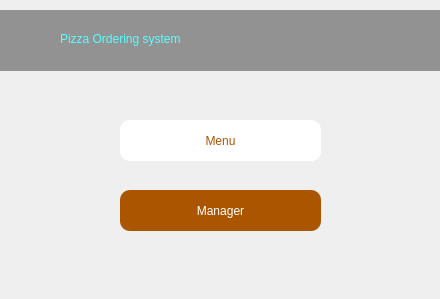
<?xml version="1.0" encoding="UTF-8"?>
<ui version="4.0">
 <class>Pizza</class>
 <widget class="QDialog" name="Pizza">
  <property name="windowModality">
   <enum>Qt::NonModal</enum>
  </property>
  <property name="enabled">
   <bool>true</bool>
  </property>
  <property name="geometry">
   <rect>
    <x>0</x>
    <y>0</y>
    <width>440</width>
    <height>299</height>
   </rect>
  </property>
  <property name="sizePolicy">
   <sizepolicy hsizetype="Preferred" vsizetype="Preferred">
    <horstretch>0</horstretch>
    <verstretch>0</verstretch>
   </sizepolicy>
  </property>
  <property name="minimumSize">
   <size>
    <width>1</width>
    <height>1</height>
   </size>
  </property>
  <property name="maximumSize">
   <size>
    <width>572</width>
    <height>416</height>
   </size>
  </property>
  <property name="focusPolicy">
   <enum>Qt::NoFocus</enum>
  </property>
  <property name="windowTitle">
   <string>Pizza</string>
  </property>
  <property name="windowIcon">
   <iconset>
    <normaloff>Pictures/icon.png</normaloff>Pictures/icon.png</iconset>
  </property>
  <property name="toolTip">
   <string/>
  </property>
  <property name="styleSheet">
   <string notr="true"/>
  </property>
  <property name="modal">
   <bool>false</bool>
  </property>
  <widget class="QLabel" name="label">
   <property name="geometry">
    <rect>
     <x>0</x>
     <y>0</y>
     <width>441</width>
     <height>301</height>
    </rect>
   </property>
   <property name="minimumSize">
    <size>
     <width>441</width>
     <height>301</height>
    </size>
   </property>
   <property name="maximumSize">
    <size>
     <width>441</width>
     <height>301</height>
    </size>
   </property>
   <property name="text">
    <string/>
   </property>
   <property name="pixmap">
    <pixmap>Pictures/269 (1).jpg</pixmap>
   </property>
  </widget>
  <widget class="QPushButton" name="butMenu">
   <property name="geometry">
    <rect>
     <x>120</x>
     <y>120</y>
     <width>201</width>
     <height>41</height>
    </rect>
   </property>
   <property name="styleSheet">
    <string notr="true">border-radius: 10px;
background-color: rgb(255, 255, 255);
color: rgb(170, 85, 0);
</string>
   </property>
   <property name="text">
    <string>Menu</string>
   </property>
  </widget>
  <widget class="QPushButton" name="butManager">
   <property name="geometry">
    <rect>
     <x>120</x>
     <y>190</y>
     <width>201</width>
     <height>41</height>
    </rect>
   </property>
   <property name="styleSheet">
    <string notr="true">border-radius: 10px;
background-color: rgb(170, 85, 0);
color: white;</string>
   </property>
   <property name="text">
    <string>Manager</string>
   </property>
  </widget>
  <widget class="QLabel" name="label_2">
   <property name="geometry">
    <rect>
     <x>0</x>
     <y>10</y>
     <width>441</width>
     <height>61</height>
    </rect>
   </property>
   <property name="styleSheet">
    <string notr="true">background-color: rgba(144, 144, 144, 250);</string>
   </property>
   <property name="text">
    <string/>
   </property>
  </widget>
  <widget class="QLabel" name="label_3">
   <property name="geometry">
    <rect>
     <x>60</x>
     <y>13</y>
     <width>341</width>
     <height>51</height>
    </rect>
   </property>
   <property name="styleSheet">
    <string notr="true">font: 24pt &quot;MS Shell Dlg 2&quot;;
color: rgb(85, 255, 255);</string>
   </property>
   <property name="text">
    <string>Pizza Ordering system</string>
   </property>
  </widget>
 </widget>
 <resources>
  <include location="Pictures/Pictures.qrc"/>
 </resources>
 <connections/>
</ui>
